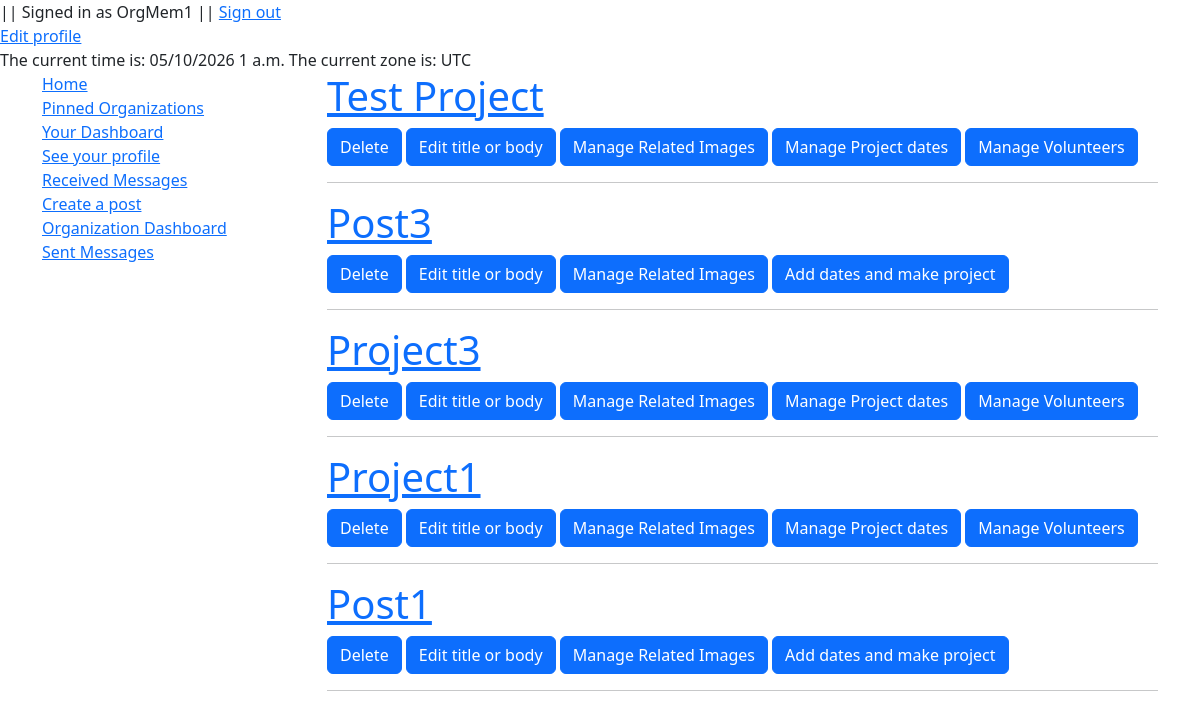
Page /Forum/manage_posts (signed in) on the earlier database version.
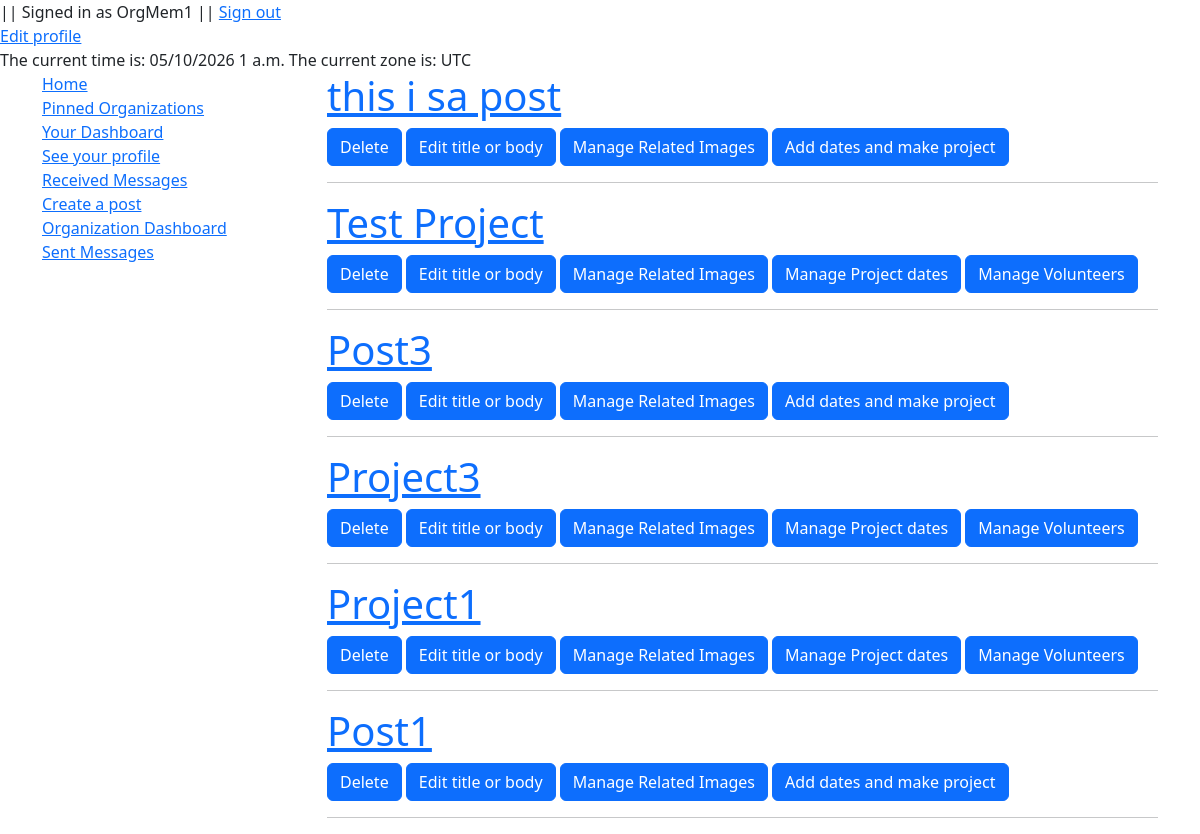
Same page on the later database version.
### Forum/models.py (models this page shows, shortened)
class Post(models.Model):
    title = models.CharField(max_length=150)
    body = models.TextField(null=False, blank=False)
    timestamp = models.DateTimeField(auto_now_add=True, blank=True, null=True)
    is_project = models.BooleanField(default=False, null=False, blank=False, verbose_name="Make this a project")
    author = models.ForeignKey(Profile, on_delete=models.SET_NULL, null=True, related_name='written_posts')
    organization = models.ForeignKey(Organization, on_delete=models.CASCADE, null=True, related_name='our_posts')
    @property
    def get_volunteer_search_form(self):
        if self.is_project:
            EVENT_CHOICES = []
            for event in self.project_times.all():
                if event.open:
                    date_str = format_date(event.date, "j N Y")
                    time_str = format_time(event.time, 'g:i a')
                    EVENT_CHOICES.append((event.pk, f"{date_str} at {time_str}"))
            return VolunteerSearchForm(EVENT_CHOICES, prefix=self.pk)

### Forum/views.py (the view)
# urls.py: path("manage_posts", permission_required("Forum.can_post")(views.ManagePostsView.as_view()), name="manage_posts_view"),
class ManagePostsView(ListView):
    model = Post
    template_name = "Forum/dash_pages/org_posts.html"
    def get_queryset(self, *args, **kwargs):
        queryset = super(ManagePostsView, self).get_queryset(*args, **kwargs)
        current_profile = Profile.objects.get(pk=self.request.user.pk)
        return queryset.filter(organization=current_profile.membership).order_by("-timestamp")

### Forum/templates/Forum/dash_pages/org_posts.html (shortened to what this page needs)
{% extends "Forum/layouts/sidebar_layout.html" %}
{% load crispy_forms_tags %}
{% load static %}
{% block body %}
    {% for post in post_list %}
        <h1><a href="{% url 'detail_view' pk=post.pk %}">{{ post.title }}</a></h1>
        <a class="btn btn-primary" href="{% url 'delete_post' pk=post.pk %}"> Delete </a>
        <a class="btn btn-primary" href="{% url 'change_post' pk=post.pk %}"> Edit title or body </a>
        <a class="btn btn-primary" href="{% url 'manage_imgs' post_pk=post.pk %}"> Manage Related Images </a>
        <a class="btn btn-primary" href="{% url 'manage_events' post_pk=post.pk %}">
            {% if post.is_project %}
                Manage Project dates
            {% else %}
                Add dates and make project
            {% endif %}
        </a>
        {% if post.is_project %}
        <button type="button" class="btn btn-primary" onclick="toggle_form(this, {{post.pk}})" value="Hidden">Manage Volunteers</button>
        {% endif %}
        <hr>
    {% empty %}
        <p> Looks like {{ post.organization.name }} has no posts. </p>
    {% endfor %}
{% endblock %}

Differences in the rows shown:
added Post: title "this i sa post", is_project "Add dates and make project"
